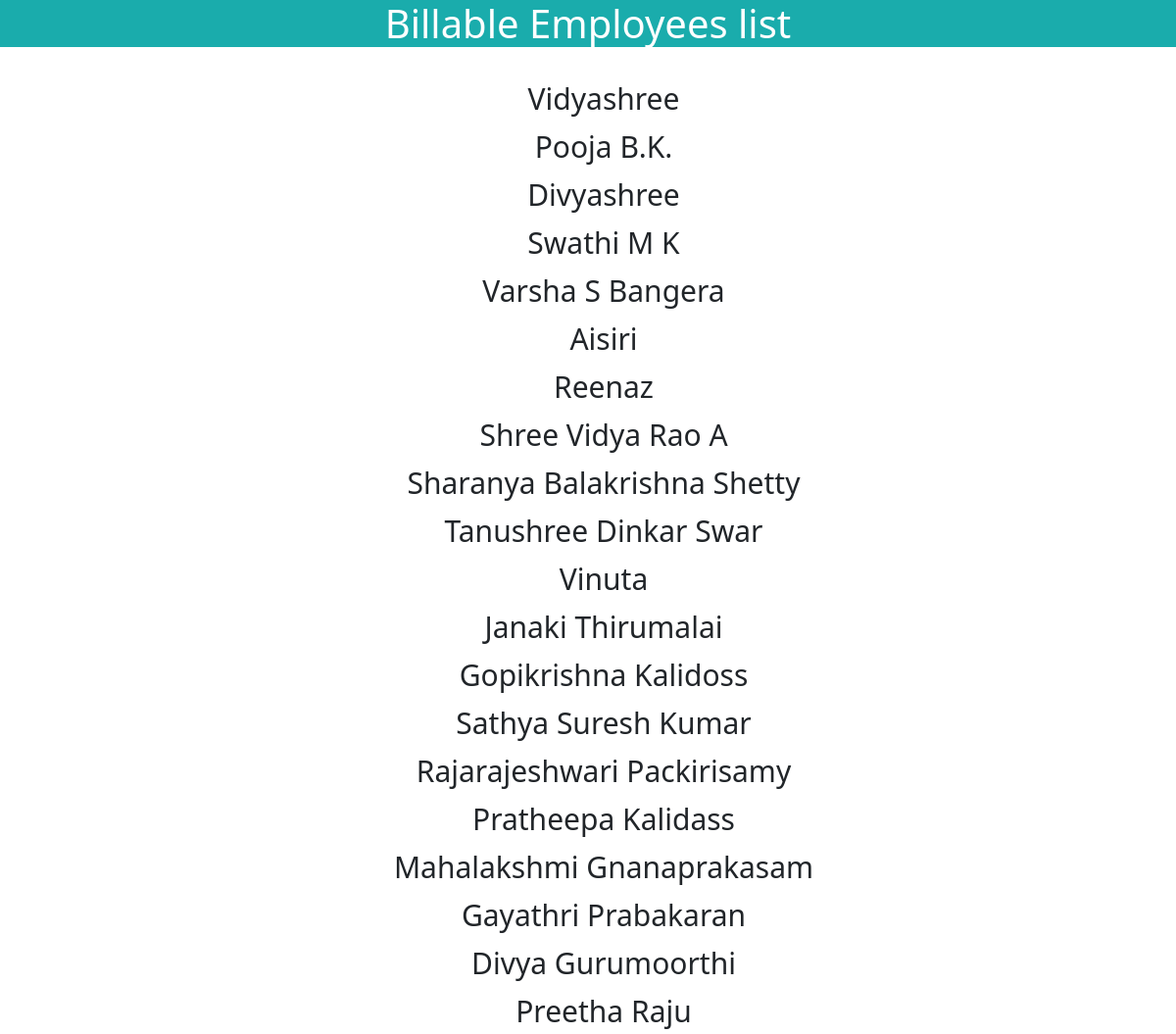
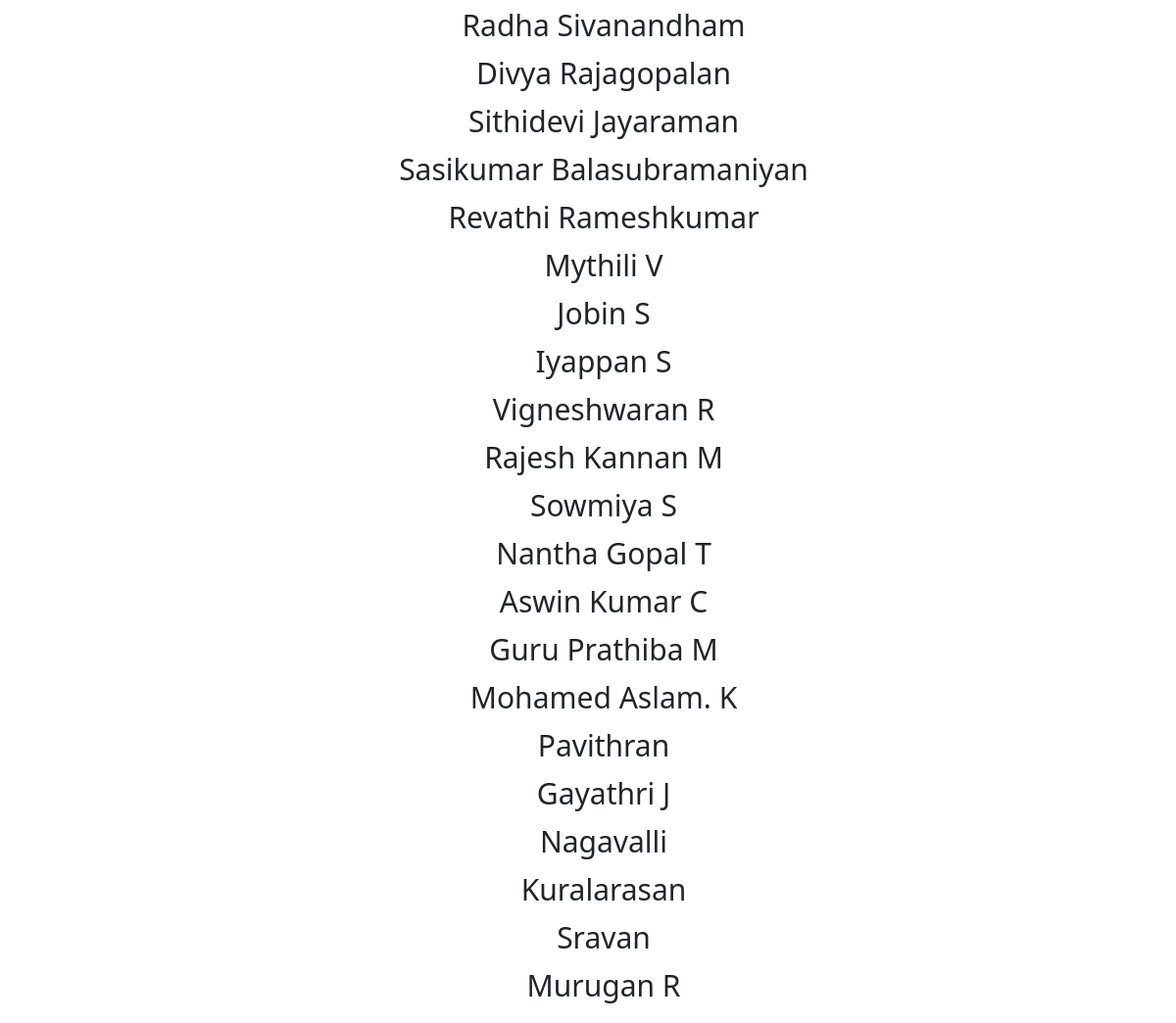
The app's page /get_employees_list/Billable with its own data (2 pictures, top to bottom).
### app.py (models this page shows)
class Employee(db.Model):
    Sno = db.Column(db.Integer, primary_key=True, autoincrement=True)
    Emp_id = db.Column(db.String(500))
    Name = db.Column(db.String(500))
    Designation = db.Column(db.String(500))
    Department = db.Column(db.String(500))
    Project = db.Column(db.String(500))
    Job_role = db.Column(db.String(500))
    Employment_status = db.Column(db.String(500))
    Joining_date = db.Column(db.String(500))
    Experience = db.Column(db.String(500))
    Location = db.Column(db.String(500))
    Last_promoted = db.Column(db.String(500))
    Comments = db.Column(db.String(500))
    employee_status=db.Column(db.String(500))

### app.py (the view)
@app.route("/get_employees_list/<employment_status>")
def get_employees_list(employment_status):
    employees=Employee.query.filter_by(Employment_status=employment_status).all()
    return render_template('employee_list.html', employees=employees,employment_status=employment_status)

### app.py (called while the page is built)
@app.context_processor
def inject_total_employees():
    total_employees,active_employees,resigned_employees,total_resumes,hr_selected,current_year_count, last_year_count,Chennai_employees_count,kollu_employees_count,kaup_employees_count,tn_palyam_count=dashboard_function()
    return dict(total_employees=total_employees,active_employees=active_employees,resigned_employees=resigned_employees,total_resumes=total_resumes,hr_selected=hr_selected,current_year_count=current_year_count, last_year_count=last_year_count,Chennai_employees_count=Chennai_employees_count,kollu_employees_count=kollu_employees_count,kaup_employees_count=kaup_employees_count,tn_palyam_count=tn_palyam_count)

### templates/employee_list.html (shortened to what this page needs)
<!DOCTYPE html>
<html lang="en">
<head>
    <link href="https://cdn.jsdelivr.net/npm/bootstrap@5.3.2/dist/css/bootstrap.min.css" rel="stylesheet">
</head>
<body>
    <div>
        <h1 style="text-align: center; background-color:#1AACAC; color: white;">{{employment_status}} Employees list</h1>
        <ul style="text-align: center; margin-top: 30px;">
            {% for employee in employees %}
                <li style="list-style-type: none; font-size:30px;margin-bottom:4px;">{{ employee.Name }}</li>
            {% endfor %}
        </ul>
    </div>
</body>
</html>

### records on screen
Employee: Name "Vidyashree"
Employee: Name "Pooja B.K."
Employee: Name "Divyashree"
Employee: Name "Swathi M K"
Employee: Name "Varsha S Bangera"
Employee: Name "Aisiri"
Employee: Name "Reenaz"
Employee: Name "Shree Vidya Rao A"
Employee: Name "Sharanya Balakrishna Shetty"
Employee: Name "Tanushree Dinkar Swar"
Employee: Name "Vinuta"
Employee: Name "Janaki Thirumalai"
Employee: Name "Gopikrishna Kalidoss"
Employee: Name "Sathya Suresh Kumar"
Employee: Name "Rajarajeshwari Packirisamy"
Employee: Name "Pratheepa Kalidass"
Employee: Name "Mahalakshmi Gnanaprakasam"
Employee: Name "Gayathri Prabakaran"
Employee: Name "Divya Gurumoorthi"
Employee: Name "Preetha Raju"
Employee: Name "Radha Sivanandham"
Employee: Name "Divya Rajagopalan"
Employee: Name "Sithidevi Jayaraman"
Employee: Name "Sasikumar Balasubramaniyan"
Employee: Name "Revathi Rameshkumar"
Employee: Name "Mythili V"
Employee: Name "Jobin S"
Employee: Name "Iyappan S"
Employee: Name "Vigneshwaran R"
Employee: Name "Rajesh Kannan M"
Employee: Name "Sowmiya S"
Employee: Name "Nantha Gopal T"
Employee: Name "Aswin Kumar C"
Employee: Name "Guru Prathiba M"
Employee: Name "Mohamed Aslam. K"
Employee: Name "Pavithran"
Employee: Name "Gayathri J"
Employee: Name "Nagavalli"
Employee: Name "Kuralarasan"
Employee: Name "Sravan"
Employee: Name "Murugan R"
